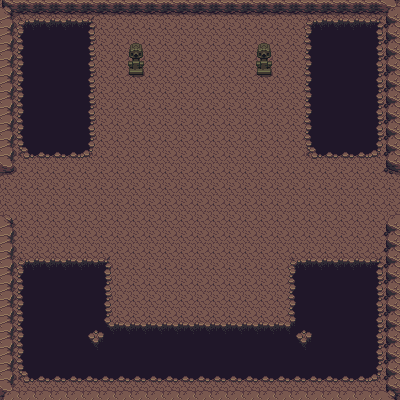

The image is a tile-based game level rendered from a .tmx file. Its description and complete source (layers, tilesets, objects, tile grids) follow:
An orthogonal 25x25 tile map with 16x16 px tiles, 2 tile layers (Ground, Collisions) and 12 objects.

<map version="1.2" tiledversion="1.3.4" orientation="orthogonal" renderorder="left-down" width="25" height="25" tilewidth="16" tileheight="16" infinite="0" nextlayerid="4" nextobjectid="19">
 <tileset firstgid="1" source="../Art/Style1/cave.tsx" />
 <layer id="1" name="Ground" width="25" height="25">
  <data encoding="csv">
1,1,1,1,1,1,1,1,1,1,1,1,1,1,1,1,1,1,1,1,1,1,1,1,1,
1,1,1,1,1,1,1,1,1,1,1,1,1,1,1,1,1,1,1,1,1,1,1,1,1,
1,1,1,1,1,1,1,1,1,1,1,1,1,1,1,1,1,1,1,1,1,1,1,1,1,
1,1,1,1,1,1,1,1,1,1,1,1,1,1,1,1,1,1,1,1,1,1,1,1,1,
1,1,1,1,1,1,1,1,1,1,1,1,1,1,1,1,1,1,1,1,1,1,1,1,1,
1,1,1,1,1,1,1,1,1,1,1,1,1,1,1,1,1,1,1,1,1,1,1,1,1,
1,1,1,1,1,1,1,1,1,1,1,1,1,1,1,1,1,1,1,1,1,1,1,1,1,
1,1,1,1,1,1,1,1,1,1,1,1,1,1,1,1,1,1,1,1,1,1,1,1,1,
1,1,1,1,1,1,1,1,1,1,1,1,1,1,1,1,1,1,1,1,1,1,1,1,1,
1,1,1,1,1,1,1,1,1,1,1,1,1,1,1,1,1,1,1,1,1,1,1,1,1,
1,1,1,1,1,1,1,1,1,1,1,1,1,1,1,1,1,1,1,1,1,1,1,1,1,
1,1,1,1,1,1,1,1,1,1,1,1,1,1,1,1,1,1,1,1,1,1,1,1,1,
1,1,1,1,1,1,1,1,1,1,1,1,1,1,1,1,1,1,1,1,1,1,1,1,1,
1,1,1,1,1,1,1,1,1,1,1,1,1,1,1,1,1,1,1,1,1,1,1,1,1,
1,1,1,1,1,1,1,1,1,1,1,1,1,1,1,1,1,1,1,1,1,1,1,1,1,
1,1,1,1,1,1,1,1,1,1,1,1,1,1,1,1,1,1,1,1,1,1,1,1,1,
1,1,1,1,1,1,1,1,1,1,1,1,1,1,1,1,1,1,1,1,1,1,1,1,1,
1,1,1,1,1,1,1,1,1,1,1,1,1,1,1,1,1,1,1,1,1,1,1,1,1,
1,1,1,1,1,1,1,1,1,1,1,1,1,1,1,1,1,1,1,1,1,1,1,1,1,
1,1,1,1,1,1,1,1,1,1,1,1,1,1,1,1,1,1,1,1,1,1,1,1,1,
1,1,1,1,1,1,1,1,1,1,1,1,1,1,1,1,1,1,1,1,1,1,1,1,1,
1,1,1,1,1,1,1,1,1,1,1,1,1,1,1,1,1,1,1,1,1,1,1,1,1,
1,1,1,1,1,1,1,1,1,1,1,1,1,1,1,1,1,1,1,1,1,1,1,1,1,
1,1,1,1,1,1,1,1,1,1,1,1,1,1,1,1,1,1,1,1,1,1,1,1,1,
1,1,1,1,1,1,1,1,1,1,1,1,1,1,1,1,1,1,1,1,1,1,1,1,1
</data>
 </layer>
 <layer id="2" name="Collisions" width="25" height="25">
  <data encoding="csv">
210,247,247,247,247,247,247,247,247,247,247,247,247,247,247,247,247,247,247,247,247,247,247,247,250,
169,172,173,173,173,174,0,0,0,0,0,0,0,0,0,0,0,0,0,172,173,173,173,174,168,
169,212,213,213,213,214,0,0,9,0,0,0,0,0,0,0,9,0,0,212,213,213,213,214,168,
169,212,213,213,213,214,0,0,49,0,0,0,0,0,0,0,49,0,0,212,213,213,213,214,168,
169,212,213,213,213,214,0,0,89,0,0,0,0,0,0,0,89,0,0,212,213,213,213,214,168,
169,212,213,213,213,214,0,0,0,0,0,0,0,0,0,0,0,0,0,212,213,213,213,214,168,
169,212,213,213,213,214,0,0,0,0,0,0,0,0,0,0,0,0,0,212,213,213,213,214,168,
169,212,213,213,213,214,0,0,0,0,0,0,0,0,0,0,0,0,0,212,213,213,213,214,168,
169,212,213,213,213,214,0,0,0,0,0,0,0,0,0,0,0,0,0,212,213,213,213,214,168,
169,252,253,253,253,254,0,0,0,0,0,0,0,0,0,0,0,0,0,252,253,253,253,254,168,
249,0,0,0,0,0,0,0,0,0,0,0,0,0,0,0,0,0,0,0,0,0,0,0,248,
0,0,0,0,0,0,0,0,0,0,0,0,0,0,0,0,0,0,0,0,0,0,0,0,0,
0,0,0,0,0,0,0,0,0,0,0,0,0,0,0,0,0,0,0,0,0,0,0,0,0,
209,0,0,0,0,0,0,0,0,0,0,0,0,0,0,0,0,0,0,0,0,0,0,0,208,
169,0,0,0,0,0,0,0,0,0,0,0,0,0,0,0,0,0,0,0,0,0,0,0,168,
169,0,0,0,0,0,0,0,0,0,0,0,0,0,0,0,0,0,0,0,0,0,0,0,168,
169,172,173,173,173,173,174,0,0,0,0,0,0,0,0,0,0,0,172,173,173,173,173,174,168,
169,212,213,213,213,213,214,0,0,0,0,0,0,0,0,0,0,0,212,213,213,213,213,214,168,
169,212,213,213,213,213,214,0,0,0,0,0,0,0,0,0,0,0,212,213,213,213,213,214,168,
169,212,213,213,213,213,214,0,0,0,0,0,0,0,0,0,0,0,212,213,213,213,213,214,168,
169,212,213,213,213,175,256,173,173,173,173,173,173,173,173,173,173,173,255,176,213,213,213,214,168,
169,212,213,213,213,215,216,213,213,213,213,213,213,213,213,213,213,213,215,216,213,213,213,214,168,
169,212,213,213,213,213,213,213,213,213,213,213,213,213,213,213,213,213,213,213,213,213,213,214,168,
169,252,253,253,253,253,253,253,253,253,253,253,253,253,253,253,253,253,253,253,253,253,253,254,168,
250,207,207,207,207,207,207,207,207,207,207,207,207,207,207,207,207,207,207,207,207,207,207,207,210
</data>
 </layer>
 <objectgroup id="3" name="Collisions Mask">
  <object id="1" x="385" y="213.333" width="14.6667" height="186.333" />
  <object id="2" x="288.333" y="255.667" width="96.6667" height="144.667" />
  <object id="7" x="-0.333333" y="213.667" width="16.6667" height="186.333" />
  <object id="8" x="17" y="255.333" width="95" height="145" />
  <object id="9" x="112.667" y="319.333" width="175" height="81" />
  <object id="11" x="383.667" y="0.333333" width="16.3333" height="173.333" />
  <object id="12" x="-0.333333" y="0" width="16.6667" height="173.667" />
  <object id="13" x="17.5" y="-0.5" width="365.5" height="15.5" />
  <object id="14" x="17.5" y="16" width="78.5" height="143.5" />
  <object id="15" x="304" y="15.5" width="79.5" height="144.5" />
  <object id="16" x="127.667" y="42.3333" width="16.6667" height="34.3333" />
  <object id="17" x="256" y="42.3333" width="16" height="34" />
 </objectgroup>
</map>